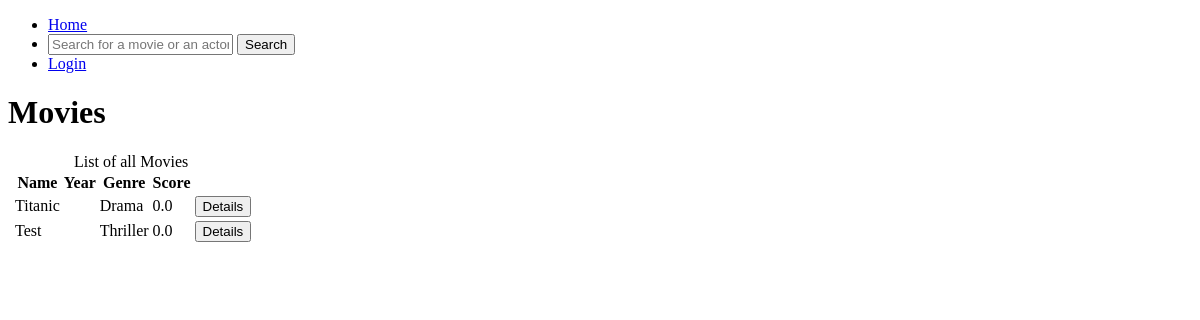
The app's page /, older data.
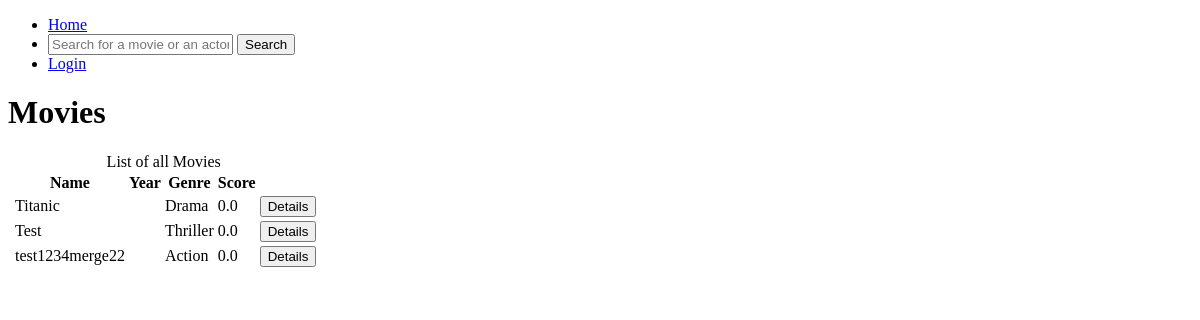
The same page, newer data.
### MovieBox/models.py (models this page shows, shortened)
class Movie(models.Model):
    name = models.CharField(max_length=100)
    date = models.DateField()
    genre = models.IntegerField(choices=[
        (1, "Comedy"),
        (2, "Action"),
        (3, "Thriller"),
        (4, "Drama"),
        (5, "Horror"),
        (6, "Romance"),
        (7, "Fantasy"),
        (8, "Sci-Fi"),
    ])
    score = models.FloatField(default=0.0)
    cover =  models.CharField(max_length=200, default='')
    actors = models.ManyToManyField(Actor, related_name='Movies')
    votes = models.ManyToManyField(User, blank=True, related_name='UserMovie')

### MovieBox/views.py (the view)
# urls.py: url(r'^$', views.FrontPageMovieListView.as_view(), name = 'home'),
class FrontPageMovieListView(ListView):
    template_name = 'homeMovieList.html'
    model = Movie
    context_object_name = 'movies'

### MovieBox/templates/homeMovieList.html (shortened to what this page needs)
{% extends 'layout.html' %}
{% block content %}
<h1>Movies</h1>
<table>
    <caption>List of all Movies</caption>
    <thead>
        <tr>
       		<th></th>
            <th>Name</th>
            <th>Year</th>
            <th>Genre</th>
            <th>Score</th>
            <th></th>
        </tr>
    </thead>
    <tbody>
        {% for movie in movies %}
        <tr>
        	<td>{{ movie.cover}}</td>
            <td>{{ movie.name }}</td>
            <td>{{ movie.year }}</td>
            <td>{{ movie.get_genre_display }}</td>
            <td>{{ movie.score }}</td>
            <td>
                <a href="/movie/{{ movie.pk }}/">
                    <button>
                        Details
                    </button>
                </a>
            </td>
        </tr>
        {% endfor %}
    </tbody>
</table>
{% endblock %}

Row changes from the older to the newer data that the page shows:
added Movie: name "test1234merge22", genre "Action", score "0.0"
